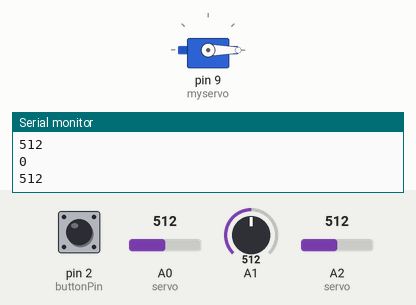
The sketch below on a simulated Arduino Uno, built with avr-gcc and run on an emulated ATmega328P. Shown: servo, the last lines printed to the serial monitor. The inputs (shaded band) are chosen by the test bench; at power-on: A1 = 512, A0 (servo) = 512, A2 (servo) = 512, pin 2 (buttonPin) LOW. Random numbers use the default seed unless the sketch sets one.

Above: at 4.4 s.
4.5 s: A1 set to 0
At 6.87 s:
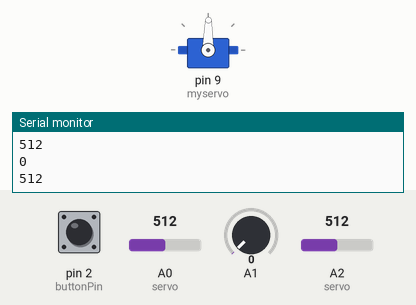
12.7 s: A0 (servo) set to 716
At 13.22 s:
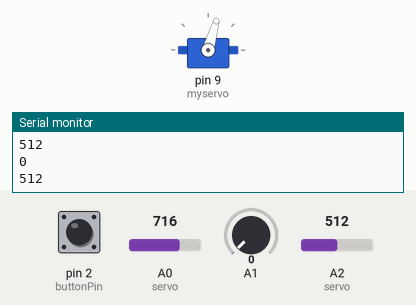
19.8 s: A2 (servo) set to 716
At 21.17 s:
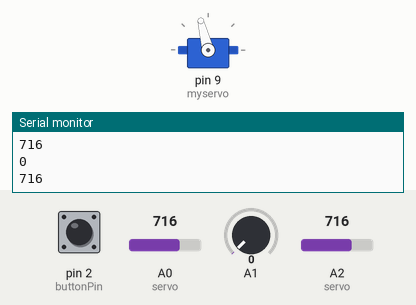
27.2 s: pin 2 (buttonPin) pulled HIGH for 3 s
At 29.5 s:
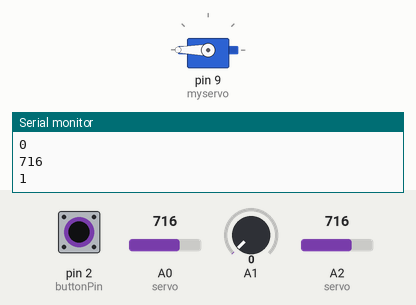
32.2 s: A1 set to 306
36.8 s: A0 (servo) set to 80
Timing chart, 0 to 42.4 s (numbered marks = the images above; inputs shaded):
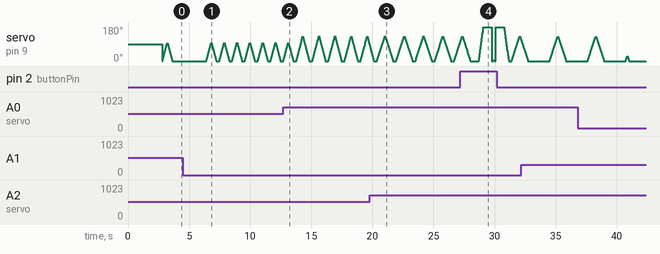

The sketch:

RandyWorking2aInvertToggle.ino
```cpp
/* Latest working revision February 21, 2017
 *  Version 2.0
*/

#include <Servo.h>

Servo myservo;  // create servo object to control a servo
// twelve servo objects can be created on most boards
int intdelay = 20;
int timeBetween = 2000;
int positionMax = 90;
int pos = 0;    // variable to store the servo position
bool useRandom = true;
const int buttonPin = 2;     // the number of the pushbutton pin
int buttonState = 0;         // variable for reading the pushbutton status

void setup() {
  myservo.attach(9);  // attaches the servo on pin 9 to the servo object
 Serial.begin(9600);
  pinMode(buttonPin, INPUT);
 }

void loop() {

  // set up the button state

buttonState = digitalRead(buttonPin);
//Serial.println(buttonState);
if(buttonState == HIGH){
  useRandom = false;
}
else
{
  useRandom = true;
}

Serial.println(buttonState);


  timeBetween = getTimeBetween();
  positionMax = getPositionMax();
  intdelay = getDelay();
  delay(timeBetween);

  for (pos = 0; pos <= positionMax; pos += 1) { // goes from 0 degrees to 180 degrees
    // in steps of 1 degree
    myservo.write(pos);              // tell servo to go to position in variable 'pos'
    delay(intdelay);                       // waits 15ms for the servo to reach the position
  }
  for (pos = positionMax; pos >= 0; pos -= 1) { // goes from 180 degrees to 0 degrees
    myservo.write(pos);              // tell servo to go to position in variable 'pos'
    delay(intdelay);                       // waits 15ms for the servo to reach the position
  }
}

int getPositionMax()  //call to Pot1 return values between 15 and 180 max
{
  int result = 99;
  if(buttonState !=0)
  {
    result = random(1,1023);
    return result;
  }
  else
  {
      int result = analogRead(A0); //A0 is how far the servo goes range 0 to 1024
        Serial.println(result);
        return (result / 6.20) + 15.0;
  }

 //Serial.println(result);
  float myResult = (result / 6.20) + 15.0;


  return myResult;
 // return random(15,180);
}

int getTimeBetween()  //Pot2 to return values between 250 and 5000 2.5 sec to 5 seconds.
{
  int result = 99;
  if(buttonState !=0)
  {
    result = random(1,1023);
  }
  else
  {
    result = analogRead(A1)* 5;  //how often
  }
  //Serial.println(result);

  float result250 = result + 250;
//Serial.println(result250);
  return result250;
  //return random(250,5000);
}

int getDelay()
{
 int result = 99;
  if(buttonState !=0)
  {
    result = random(1,1023);
  }
  else
  {

    result = analogRead(A2) ;  //how quickly or slowly servo moves POT3 to return a value between 1 and 20 this is the delay between moving by degree
  }
  float result20 = (result /156) +1.0;
// Serial.println(result);
// Serial.println(result20);
  return result20;
  //return random(1,20);
}
```
